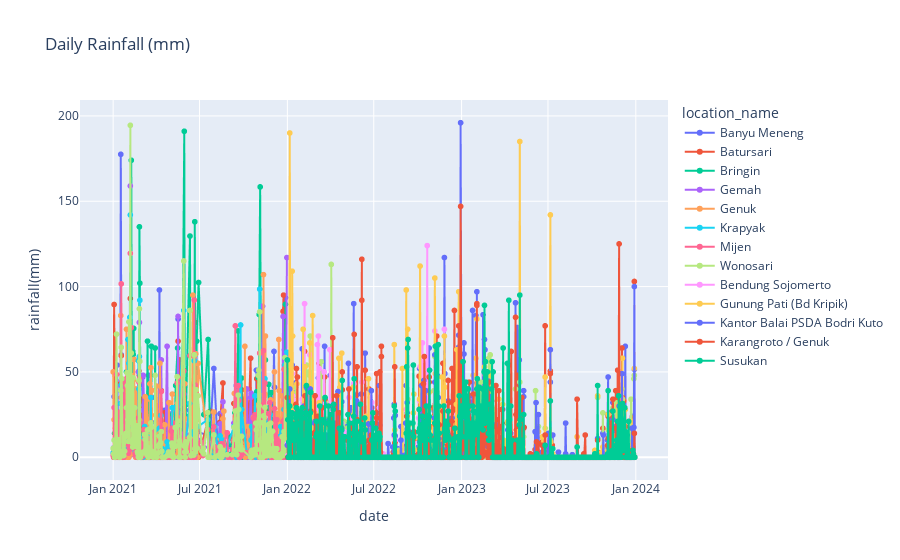

The code cell stored with this chart in its notebook:
### Code cell
fig

### Figure 1 — Plotly figure (JSON) as saved in the notebook; plotly's stock layout.template omitted (floating-point values rounded to 4 significant figures; data arrays with more than 128 entries replaced by an {"elided": "..."} marker saying what was removed)
{"data": [{"hovertemplate": "location_name=Banyu Meneng<br>date=%{x}<br>rainfall(mm)=%{y}<extra></extra>", "legendgroup": "Banyu Meneng", "line": {"color": "#636efa", "dash": "solid"}, "marker": {"symbol": "circle"}, "mode": "lines+markers", "name": "Banyu Meneng", "showlegend": true, "type": "scattergl", "x": {"elided": "890 str values"}, "xaxis": "x", "y": {"elided": "890 float values"}, "yaxis": "y"}, {"hovertemplate": "location_name=Batursari<br>date=%{x}<br>rainfall(mm)=%{y}<extra></extra>", "legendgroup": "Batursari", "line": {"color": "#EF553B", "dash": "solid"}, "marker": {"symbol": "circle"}, "mode": "lines+markers", "name": "Batursari", "showlegend": true, "type": "scattergl", "x": {"elided": "905 str values"}, "xaxis": "x", "y": {"elided": "905 float values"}, "yaxis": "y"}, {"hovertemplate": "location_name=Bringin<br>date=%{x}<br>rainfall(mm)=%{y}<extra></extra>", "legendgroup": "Bringin", "line": {"color": "#00cc96", "dash": "solid"}, "marker": {"symbol": "circle"}, "mode": "lines+markers", "name": "Bringin", "showlegend": true, "type": "scattergl", "x": {"elided": "215 str values"}, "xaxis": "x", "y": {"elided": "215 float values"}, "yaxis": "y"}, {"hovertemplate": "location_name=Gemah<br>date=%{x}<br>rainfall(mm)=%{y}<extra></extra>", "legendgroup": "Gemah", "line": {"color": "#ab63fa", "dash": "solid"}, "marker": {"symbol": "circle"}, "mode": "lines+markers", "name": "Gemah", "showlegend": true, "type": "scattergl", "x": {"elided": "202 str values"}, "xaxis": "x", "y": {"elided": "202 float values"}, "yaxis": "y"}, {"hovertemplate": "location_name=Genuk<br>date=%{x}<br>rainfall(mm)=%{y}<extra></extra>", "legendgroup": "Genuk", "line": {"color": "#FFA15A", "dash": "solid"}, "marker": {"symbol": "circle"}, "mode": "lines+markers", "name": "Genuk", "showlegend": true, "type": "scattergl", "x": {"elided": "243 str values"}, "xaxis": "x", "y": {"elided": "243 float values"}, "yaxis": "y"}, {"hovertemplate": "location_name=Krapyak<br>date=%{x}<br>rainfall(mm)=%{y}<extra></extra>", "legendgroup": "Krapyak", "line": {"color": "#19d3f3", "dash": "solid"}, "marker": {"symbol": "circle"}, "mode": "lines+markers", "name": "Krapyak", "showlegend": true, "type": "scattergl", "x": {"elided": "187 str values"}, "xaxis": "x", "y": {"elided": "187 float values"}, "yaxis": "y"}, {"hovertemplate": "location_name=Mijen<br>date=%{x}<br>rainfall(mm)=%{y}<extra></extra>", "legendgroup": "Mijen", "line": {"color": "#FF6692", "dash": "solid"}, "marker": {"symbol": "circle"}, "mode": "lines+markers", "name": "Mijen", "showlegend": true, "type": "scattergl", "x": {"elided": "225 str values"}, "xaxis": "x", "y": {"elided": "225 float values"}, "yaxis": "y"}, {"hovertemplate": "location_name=Wonosari<br>date=%{x}<br>rainfall(mm)=%{y}<extra></extra>", "legendgroup": "Wonosari", "line": {"color": "#B6E880", "dash": "solid"}, "marker": {"symbol": "circle"}, "mode": "lines+markers", "name": "Wonosari", "showlegend": true, "type": "scattergl", "x": {"elided": "916 str values"}, "xaxis": "x", "y": {"elided": "916 float values"}, "yaxis": "y"}, {"hovertemplate": "location_name=Bendung Sojomerto<br>date=%{x}<br>rainfall(mm)=%{y}<extra></extra>", "legendgroup": "Bendung Sojomerto", "line": {"color": "#FF97FF", "dash": "solid"}, "marker": {"symbol": "circle"}, "mode": "lines+markers", "name": "Bendung Sojomerto", "showlegend": true, "type": "scattergl", "x": {"elided": "349 str values"}, "xaxis": "x", "y": {"elided": "349 float values"}, "yaxis": "y"}, {"hovertemplate": "location_name=Gunung Pati (Bd Kripik)<br>date=%{x}<br>rainfall(mm)=%{y}<extra></extra>", "legendgroup": "Gunung Pati (Bd Kripik)", "line": {"color": "#FECB52", "dash": "solid"}, "marker": {"symbol": "circle"}, "mode": "lines+markers", "name": "Gunung Pati (Bd Kripik)", "showlegend": true, "type": "scattergl", "x": {"elided": "698 str values"}, "xaxis": "x", "y": {"elided": "698 float values"}, "yaxis": "y"}, {"hovertemplate": "location_name=Kantor Balai PSDA Bodri Kuto<br>date=%{x}<br>rainfall(mm)=%{y}<extra></extra>", "legendgroup": "Kantor Balai PSDA Bodri Kuto", "line": {"color": "#636efa", "dash": "solid"}, "marker": {"symbol": "circle"}, "mode": "lines+markers", "name": "Kantor Balai PSDA Bodri Kuto", "showlegend": true, "type": "scattergl", "x": {"elided": "698 str values"}, "xaxis": "x", "y": {"elided": "698 float values"}, "yaxis": "y"}, {"hovertemplate": "location_name=Karangroto / Genuk<br>date=%{x}<br>rainfall(mm)=%{y}<extra></extra>", "legendgroup": "Karangroto / Genuk", "line": {"color": "#EF553B", "dash": "solid"}, "marker": {"symbol": "circle"}, "mode": "lines+markers", "name": "Karangroto / Genuk", "showlegend": true, "type": "scattergl", "x": {"elided": "698 str values"}, "xaxis": "x", "y": {"elided": "698 float values"}, "yaxis": "y"}, {"hovertemplate": "location_name=Susukan<br>date=%{x}<br>rainfall(mm)=%{y}<extra></extra>", "legendgroup": "Susukan", "line": {"color": "#00cc96", "dash": "solid"}, "marker": {"symbol": "circle"}, "mode": "lines+markers", "name": "Susukan", "showlegend": true, "type": "scattergl", "x": {"elided": "698 str values"}, "xaxis": "x", "y": {"elided": "698 float values"}, "yaxis": "y"}], "layout": {"legend": {"title": {"text": "location_name"}, "tracegroupgap": 0}, "title": {"text": "Daily Rainfall (mm)"}, "xaxis": {"anchor": "y", "domain": [0, 1], "title": {"text": "date"}}, "yaxis": {"anchor": "x", "domain": [0, 1], "title": {"text": "rainfall(mm)"}}}}
